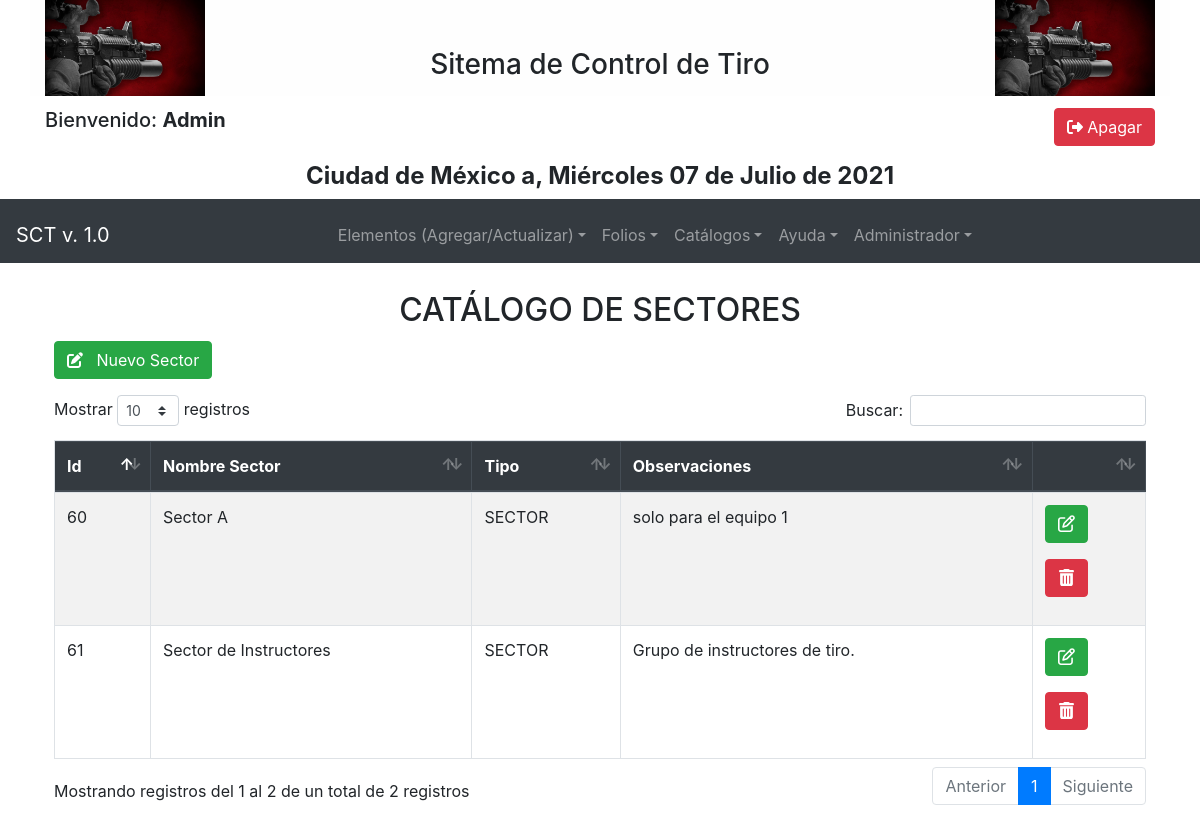
The page /catsectores.php (signed in) on the database its author committed.
### tables this page shows
CREATE TABLE IF NOT EXISTS `catsector` (
  `idcatsector` int NOT NULL AUTO_INCREMENT,
  `sectornombre` varchar(100) NOT NULL,
  `sectortipo` varchar(100) NOT NULL,
  `sectorobservaciones` varchar(300) NOT NULL,
  PRIMARY KEY (`idcatsector`)
);

### conexion.php (called while the page is built, shortened)
<?php
    class Connectsisanti {
        public function __construct(){
            try{
            $this->conexionBBDD = new PDO("mysql:host=".DB_SERVER.";dbname=".DB_NOMBRE,DB_USUARIO,DB_PASS);
            $this->conexionBBDD->setAttribute(PDO::ATTR_ERRMODE, PDO::ERRMODE_EXCEPTION);
            $this->conexionBBDD->exec(DB_CHARSET);
            return $this->conexionBBDD;
            }catch (Exception $e){
                echo "<script> alert('ERROR EN LA CONEXION DE LA BASE DE DATOS\n VERIFIQUE CON EL ADMINISTRADOR');</script>";
            }
        }
    }
?>

### sqlmetodos.php (called while the page is built, shortened)
<?php
  require 'conexion.php';
    class Consultainfo extends Connectsisanti{
        public function get_informacion($sql){
            try{
                $query = $this->conexionBBDD->prepare($sql);
                $query->execute(array());
                $resultado = $query->fetchAll(PDO::FETCH_ASSOC);
                return $resultado;
                $this->conexionBBDD = null;
            }catch (Exception $e){
                die("Error con la Conexi&oacute;n de la BBDD de FUERZA DE TAREA".$e);
            }
        }
    }
?>

### catsectores.php (the view, shortened to what this page needs)
<?php
include ("menu.php");
include ("heather-and-footer.php");
include ("sqlmetodos.php");
?>
<!DOCTYPE html>
<html lang="es">
	<body>
<?php
	$list_sector = new Consultainfo();
	$sector = $list_sector->get_informacion("select * from catsector");
?>
<div class="container p-4">
	<div class="row p-1">
		<div class="col-md-12">
			<h2 class="text-center">CAT&Aacute;LOGO DE SECTORES</h2>
		</div>
	</div>
	<button id="nuevo" class="btn btn-success" onclick="agregaSector()" data-toggle="tooltip" data-placement="bottom" title="Agregar">
		<i class="fas fa-edit"></i> &nbsp; Nuevo Sector
	</button>
	<div class="row pt-3">
		<div class="col-md-12">
			<table id="tableSectores" class="table table-striped table-hover table-bordered">
				<thead class="thead-dark">
					<th>Id</th>
					<th>Nombre Sector</th>
					<th>Tipo</th>
					<th>Observaciones</th>
					<th></th>
				</thead>
				<tbody>
				<?php
					foreach($sector as $detsector):
				?>
					<tr>
						<td><?php echo $detsector["idcatsector"]; ?></td>
						<td><?php echo $detsector["sectornombre"]; ?></td>
						<td><?php echo $detsector["sectortipo"]; ?></td>
						<td><?php echo $detsector["sectorobservaciones"]; ?></td>
						<td>
							<div class="form-group">
								<button type="button" class="btn btn-success"
									data-toggle="tooltip" data-placement="bottom" title="Actualizar" onclick="consultaSector(<?php echo $detsector['idcatsector']; ?>)">
									<i class="far fa-edit" style="width: 17px; height:17px;"></i>
								</button>
							</div>
							<div class="form-group">
								<button type="button" class="btn btn-danger"
									data-toggle="tooltip" data-placement="bottom" title="Eliminar" onclick="eliminarSector(<?php echo $detsector['idcatsector']; ?>)">
									<i class="fas fa-trash-alt" style="width: 17px; height:17px;"></i>
								</button>
							</div>
						</td>
					</tr>
				<?php
					endforeach;
				?>
				</tbody>
			</table>
		</div>
	</div>
</div>
  </body>
</html>

### rows shown on the page
catsector: idcatsector "60", sectornombre "Sector A", sectortipo "SECTOR", sectorobservaciones "solo para el equipo 1"
catsector: idcatsector "61", sectornombre "Sector de Instructores", sectortipo "SECTOR", sectorobservaciones "Grupo de instructores de tiro."
